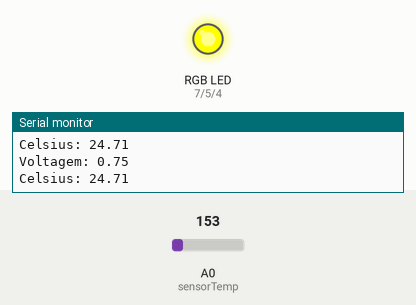
A sketch run on a simulated Arduino Uno, built with avr-gcc and run on an emulated ATmega328P. Shown: an RGB LED mixed from three pins (HIGH = lit), the last lines printed to the serial monitor. Inputs (shaded band) come from the test bench; at power-on: A0 (sensorTemp) = 153.

Above: at 1.8 s.
1.9 s: A0 (sensorTemp) set to 175
At 2.8 s:
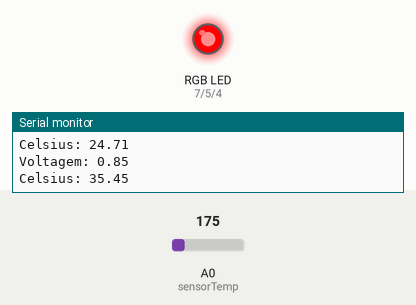
3.5 s: A0 (sensorTemp) set to 133
At 4.4 s:
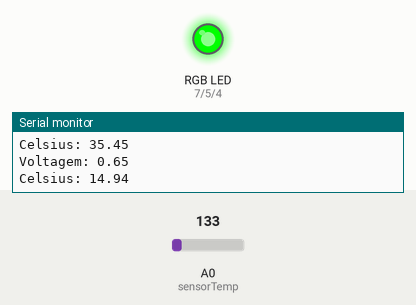
5.5 s: A0 (sensorTemp) set to 111
At 7.2 s:
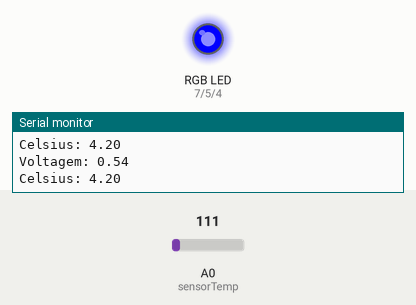
7.5 s: A0 (sensorTemp) set to 165
At 8.9 s:
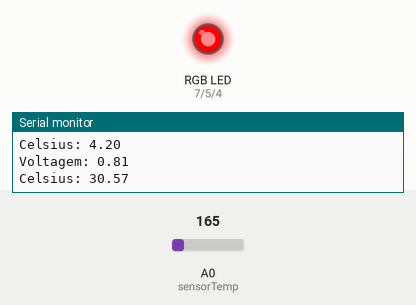
9.5 s: A0 (sensorTemp) set to 114
At 10.5 s:
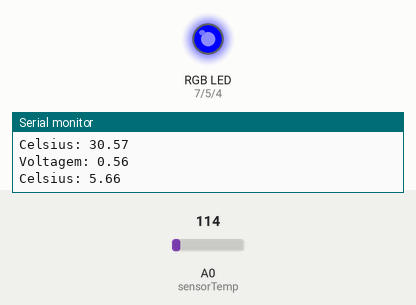
Timing chart, 0 to 12.5 s (numbered marks = the images above; inputs shaded):
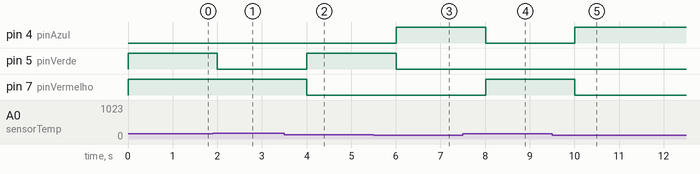

The sketch:

Alerta_de_Temperatura.ino
```cpp
// Link para o esquemático do ThinkerCad feito por Álvaro Davi com base no primeiro modelo:
// https://www.tinkercad.com/things/ls7rwvZyjYI


/*

TEMPERATURE SENSOR

	Vamos usar "serial monitor" para ler a temperatura do sensor.
	O ThinkerCad oferece o sensor TMP36.
	Um sensor de temperatura cuja a voltagem da saída é proporcional a tempertatura ambiente.

	Datasheet:
	https://www.analog.com/media/en/technical-documentation/data-sheets/TMP35_36_37.pdf

Conexões que devem ser feitas:

	Sempre faça com o Arduino desligado, da esquerda para direita:
	5V, SIGNAL, and GND.

	Conectar o pino 5V em 5 Volts (5V) do Arduino.
	Conectar o pino SIGNAL (Vout) em sensorTemp (Analogico 0).
	Conectar o pino GND em ground (GND).
	Conectar os terminais (RED, BLUE, GREEN) do LED RGB nos pinos Digitais 4, 5 e 6 respectivamente.
	Conectar o terminal GND no pino ground (GND).

*/

/*

no mundo real, é comum os fabricantes proverem uma bibliotecas que permitem usar os sensores sem precisar entrar nos detalhes de eletronica

#include <TMP36.h>  inclusão de biblioteca

TMP36 myTMP36(sensorTemp, 5.0);  define o pino analógico utilizado pelo sensor e define a tensão de referência (5v ou 3.3v) caso utilizado a biblioteca

*/


#define pinAzul 4
#define pinVerde 5
#define pinVermelho 7
#define sensorTemp A0

void readTemp(float temp);
void serCor(int r, int g, int b);

void setup()
{
	pinMode(sensorTemp, INPUT);

	pinMode(pinAzul, OUTPUT);
	pinMode(pinVerde, OUTPUT);
	pinMode(pinVermelho, OUTPUT);

	Serial.begin(9600); // comunicacao com o monitor serial a 9600 baunds
}

void loop()
{
	serCor(0, 0, 0); // inicia o led apagado

	//float celsius = myTMP36.getTempC(); //OBTIDA ATRAVÉS DA FUNÇÃO myTMP36.getTempC() da biblioteca

	/*
	A porta analogica tem precisao de 10 bits, isto eh, vai de 0 a 1023 (2^10)
	AnalogRead retorna um valor entre 0 e 1023
	Para saber a voltagem basta multiplicar por (5/1023):
	*/
	float voltagem = analogRead(sensorTemp) * 0.004882814;

	/*
	Essa formula vem do datasheet do sensor
	https://www.analog.com/media/en/technical-documentation/data-sheets/TMP35_36_37.pdf
	ver pagina 8
	*/
	float celsius = (voltagem - 0.5) * 100.0;

	readTemp(celsius);

	/*
	A função map permite fazer o mapeamento direto entre faixas de valores
	Formula comumente encontrad em fóruns para conversão - vamos ver os erros que ela introduz.
	*/

	//float celsius = map(((analogRead(sensorTemp) - 20 ) * 3.04), 0, 1023, -40, 125);

	Serial.print("Voltagem: "); // IMPRIME O TEXTO NO MONITOR SERIAL
	Serial.println(voltagem); // IMPRIME NO MONITOR SERIAL A a voltagem
	Serial.print("Celsius: "); // IMPRIME O TEXTO NO MONITOR SERIAL
	Serial.println(celsius); // IMPRIME NO MONITOR SERIAL A TEMPERATURA MEDIDA
	delay(1000); // INTERVALO DE 1 SEGUNDO
}

void readTemp(float temp)
{
	if (temp < 10)
	{
		serCor(0, 0, 1); // AZUL
	}
	else if (temp >= 10 && temp < 20)
	{
		serCor(0, 1, 0); // VERDE
	}
	else if (temp >= 20 && temp < 30)
	{
		serCor(1, 1, 0); // AMARELO
	}
	else /* temp > 30 */
	{
		serCor(1, 0, 0); // VERMELHO
	}
}

void serCor(int r, int g, int b)
{
	digitalWrite(pinVermelho, r);
	digitalWrite(pinVerde, g);
	digitalWrite(pinAzul, b);
}
```

Measured:
- the behaviour switches between 163 and 164 on A0 (sensorTemp) (found by bisection; images 0 and 1)
- the behaviour switches between 123 and 122 on A0 (sensorTemp) (found by bisection; images 2 and 3)
- after the input at 1.9 s, pin 5 (pinVerde): HIGH → LOW after 0.10 s
- after the input at 3.5 s, pin 5 (pinVerde): LOW → HIGH after 0.50 s; pin 7 (pinVermelho): HIGH → LOW after 0.50 s
- after the input at 5.5 s, pin 4 (pinAzul): LOW → HIGH after 0.51 s; pin 5 (pinVerde): HIGH → LOW after 0.51 s
- after the input at 7.5 s, pin 4 (pinAzul): HIGH → LOW after 0.51 s; pin 7 (pinVermelho): LOW → HIGH after 0.51 s
- after the input at 9.5 s, pin 4 (pinAzul): LOW → HIGH after 0.51 s; pin 7 (pinVermelho): HIGH → LOW after 0.51 s
